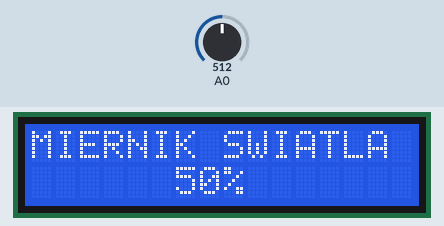
A sketch run on a simulated Arduino Uno, built with avr-gcc and run on an emulated ATmega328P. Parts: 16×2 character LCD. The inputs (shaded band) are chosen by the test bench; at power-on: A0 = 512.

Above: at 1.2 s.
1.3 s: A0 set to 716
At 2.5 s:
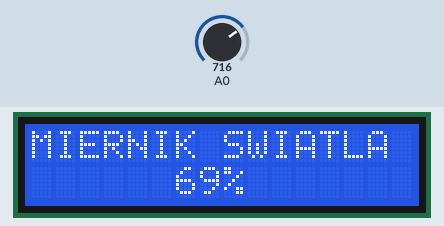
2.8 s: A0 set to 900
At 4.0 s:
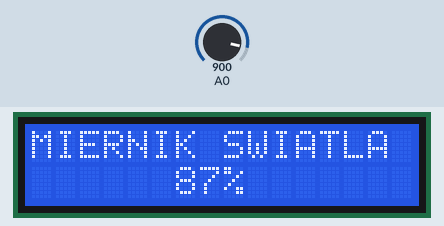
4.3 s: A0 set to 1023
At 4.6 s:
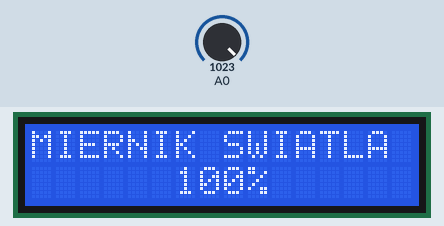
Timing chart, 0 to 7.3 s (numbered marks = the images above; inputs shaded):
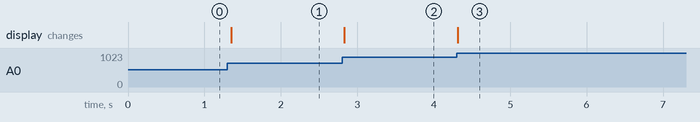

Measured:
- after the input at 1.3 s, the display: changes after 0.05 s (image 1)
- after the input at 2.8 s, the display: changes at once (image 2)
- after the input at 4.3 s, the display: changes at once (image 3)

The sketch:

lcd_scrol.ino
```cpp
#include <LiquidCrystal_I2C.h> // dolaczenie pobranej biblioteki I2C dla LCD

LiquidCrystal_I2C lcd(0x27, 2, 1, 0, 4, 5, 6, 7, 3, POSITIVE);  // Ustawienie adresu ukladu na 0x27

void setup() {
  lcd.begin(16, 2);  // Inicjalizacja LCD 2x16
  lcd.setCursor(0, 0);
  lcd.print("MIERNIK SWIATLA");
}

void loop() {
  int sensorValue = analogRead(A0);
  int light = sensorValue * (100.0 / 1023.0);
  lcd.setCursor(6, 1);
  lcd.print(light);
  lcd.print("%  ");
  delay(100);
}
```
